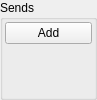
<?xml version="1.0" encoding="UTF-8"?>
<ui version="4.0">
 <class>SendButtonStrip</class>
 <widget class="QWidget" name="SendButtonStrip">
  <property name="geometry">
   <rect>
    <x>0</x>
    <y>0</y>
    <width>97</width>
    <height>100</height>
   </rect>
  </property>
  <property name="minimumSize">
   <size>
    <width>0</width>
    <height>100</height>
   </size>
  </property>
  <property name="windowTitle">
   <string>Form</string>
  </property>
  <layout class="QHBoxLayout" name="horizontalLayout">
   <property name="spacing">
    <number>0</number>
   </property>
   <property name="leftMargin">
    <number>0</number>
   </property>
   <property name="topMargin">
    <number>0</number>
   </property>
   <property name="rightMargin">
    <number>0</number>
   </property>
   <property name="bottomMargin">
    <number>0</number>
   </property>
   <item>
    <widget class="QGroupBox" name="grpSendButtons">
     <property name="sizePolicy">
      <sizepolicy hsizetype="Preferred" vsizetype="Preferred">
       <horstretch>0</horstretch>
       <verstretch>0</verstretch>
      </sizepolicy>
     </property>
     <property name="title">
      <string>Sends</string>
     </property>
     <layout class="QVBoxLayout" name="sendbuttonlayout">
      <property name="spacing">
       <number>1</number>
      </property>
      <property name="leftMargin">
       <number>1</number>
      </property>
      <property name="topMargin">
       <number>1</number>
      </property>
      <property name="rightMargin">
       <number>1</number>
      </property>
      <property name="bottomMargin">
       <number>1</number>
      </property>
      <item>
       <widget class="QWidget" name="buttons" native="true">
        <property name="sizePolicy">
         <sizepolicy hsizetype="Preferred" vsizetype="Expanding">
          <horstretch>0</horstretch>
          <verstretch>0</verstretch>
         </sizepolicy>
        </property>
        <layout class="QVBoxLayout" name="buttonlayout">
         <property name="spacing">
          <number>1</number>
         </property>
         <property name="leftMargin">
          <number>1</number>
         </property>
         <property name="topMargin">
          <number>1</number>
         </property>
         <property name="rightMargin">
          <number>1</number>
         </property>
         <property name="bottomMargin">
          <number>1</number>
         </property>
         <item>
          <widget class="QPushButton" name="btnAdd">
           <property name="text">
            <string>Add</string>
           </property>
          </widget>
         </item>
         <item>
          <spacer name="verticalSpacer">
           <property name="orientation">
            <enum>Qt::Vertical</enum>
           </property>
           <property name="sizeHint" stdset="0">
            <size>
             <width>20</width>
             <height>40</height>
            </size>
           </property>
          </spacer>
         </item>
        </layout>
       </widget>
      </item>
     </layout>
    </widget>
   </item>
  </layout>
 </widget>
 <resources/>
 <connections/>
</ui>
